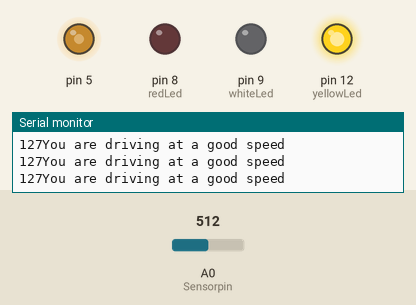
A sketch run on a simulated Arduino Uno, built with avr-gcc and run on an emulated ATmega328P. Parts: output pins drawn as LEDs (lit = HIGH), the last lines printed to the serial monitor. Dashed ring = blinking. The test bench sets the inputs (shaded band); at power-on: A0 (Sensorpin) = 512.

Above: at 1.2 s.
1.3 s: A0 (Sensorpin) set to 792
At 2.5 s:
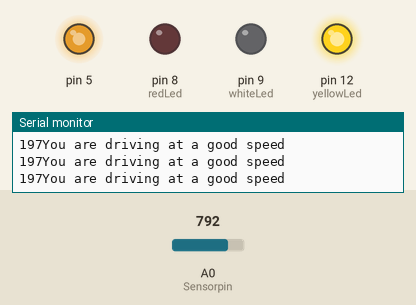
2.8 s: A0 (Sensorpin) set to 817
At 3.03 s:
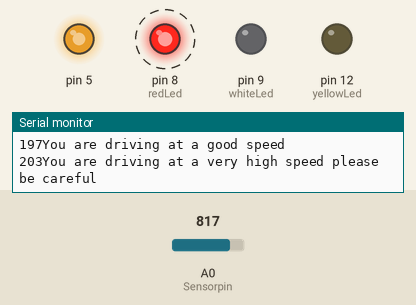
5.8 s: A0 (Sensorpin) set to 716
At 7.0 s:
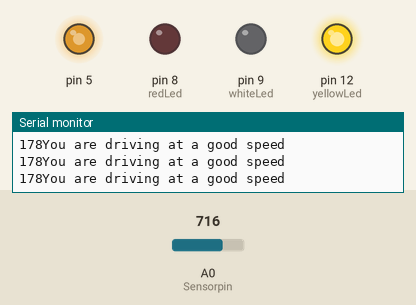
7.3 s: A0 (Sensorpin) set to 417
At 8.6 s:
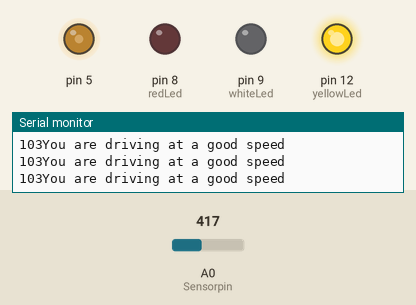
10.3 s: A0 (Sensorpin) set to 392
At 11.2 s:
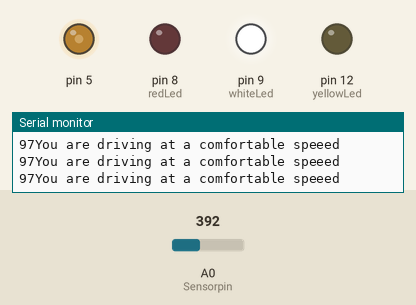
11.8 s: A0 (Sensorpin) set to 44
At 12.3 s:
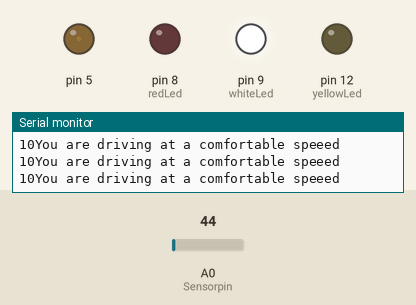
13.3 s: A0 (Sensorpin) set to 37
Timing chart, 0 to 16.3 s (numbered marks = the images above; inputs shaded):
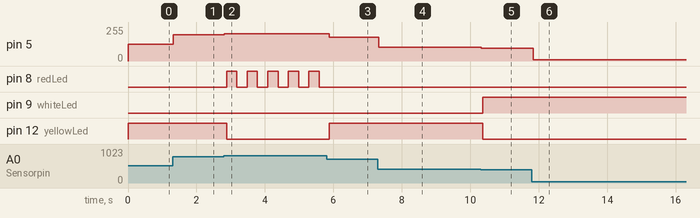

The sketch:

SPEED_OF_MOTOR_USING_POT_OR_LDR.ino
```cpp
 int voltage,velocity;
int Sensorpin = A0;
int redLed = 8;
int yellowLed = 12;
int whiteLed = 9;

void setup() {
  Serial.begin(9600);
  // put your setup code here, to run once:
  pinMode(5, OUTPUT);
  pinMode(redLed, OUTPUT);
  pinMode(yellowLed, OUTPUT);
  pinMode(whiteLed, OUTPUT);
  pinMode(Sensorpin, INPUT);

digitalWrite(redLed, LOW);
digitalWrite(yellowLed, LOW);
digitalWrite(whiteLed, LOW);
}


void loop() {
  // put your main code here, to run repeatedly:
  voltage = analogRead(A0);
  velocity = map(voltage,0,1023,0,255);
  analogWrite(5,velocity);
  if(velocity>=200)
  {
Serial.print(velocity);
Serial.println("You are driving at a very high speed please be careful ");
digitalWrite(yellowLed, LOW);
digitalWrite(whiteLed, LOW);
digitalWrite(redLed,HIGH);
delay(300);
digitalWrite(redLed,LOW);
delay(300);

  }
  else if(velocity>=100&&velocity<200)
{
Serial.print(velocity);
Serial.println("You are driving at a good speed  ");
digitalWrite(yellowLed, HIGH);
digitalWrite(redLed, LOW);
digitalWrite(whiteLed, LOW);
}
else if(velocity<100&&velocity>0){
  Serial.print(velocity);
  Serial.println("You are driving at a comfortable speeed ");
  digitalWrite(whiteLed, HIGH);
digitalWrite(yellowLed, LOW);
digitalWrite(redLed, LOW);
}
else{
  Serial.println(velocity);
  digitalWrite(redLed, LOW);
digitalWrite(yellowLed, LOW);
digitalWrite(whiteLed, LOW);
}


}
```

Measured:
- the behaviour switches between 802 and 803 on A0 (Sensorpin) (found by bisection; images 1 and 2)
- the behaviour switches between 402 and 401 on A0 (Sensorpin) (found by bisection; images 4 and 5)
- after the input at 1.3 s, pin 5: 127/255 → 197/255 at once
- after the input at 2.8 s, pin 5: 197/255 → 203/255 at once; pin 8 (redLed): alternates HIGH for 0.30 s and LOW for 0.30 s, starting after 0.08 s; pin 12 (yellowLed): HIGH → LOW after 0.08 s
- after the input at 5.8 s, pin 5: 203/255 → 178/255 after 0.08 s; pin 8 (redLed): stops changing and stays LOW; pin 12 (yellowLed): LOW → HIGH after 0.08 s
- after the input at 7.3 s, pin 5: 178/255 → 103/255 at once
- after the input at 10.3 s, pin 5: 103/255 → 97/255 at once; pin 9 (whiteLed): LOW → HIGH after 0.07 s; pin 12 (yellowLed): HIGH → LOW after 0.07 s
- after the input at 11.8 s, pin 5: 97/255 → 10/255 at once
- after the input at 13.3 s, pin 5: 10/255 → 9/255 at once
